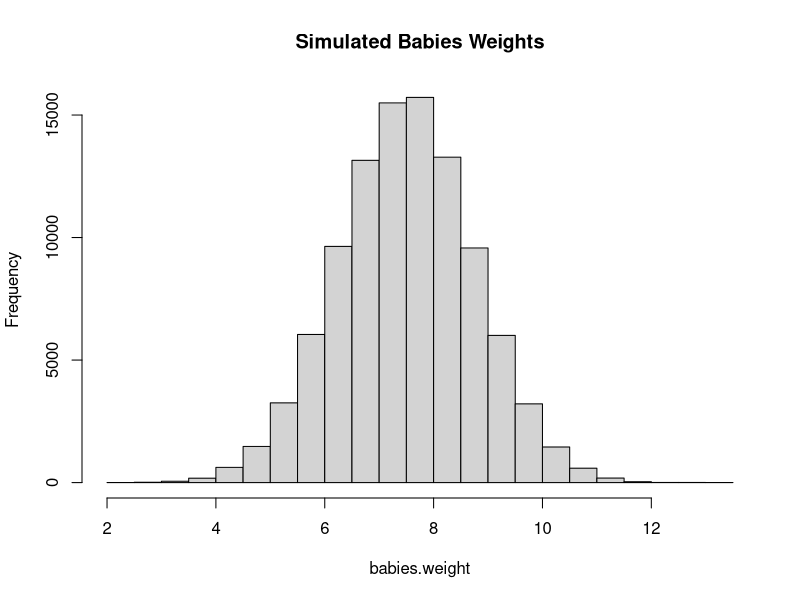
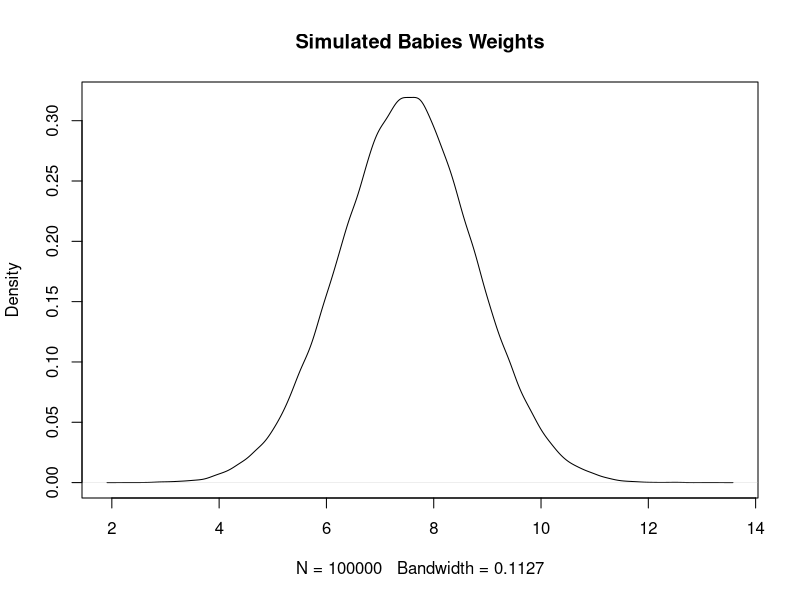
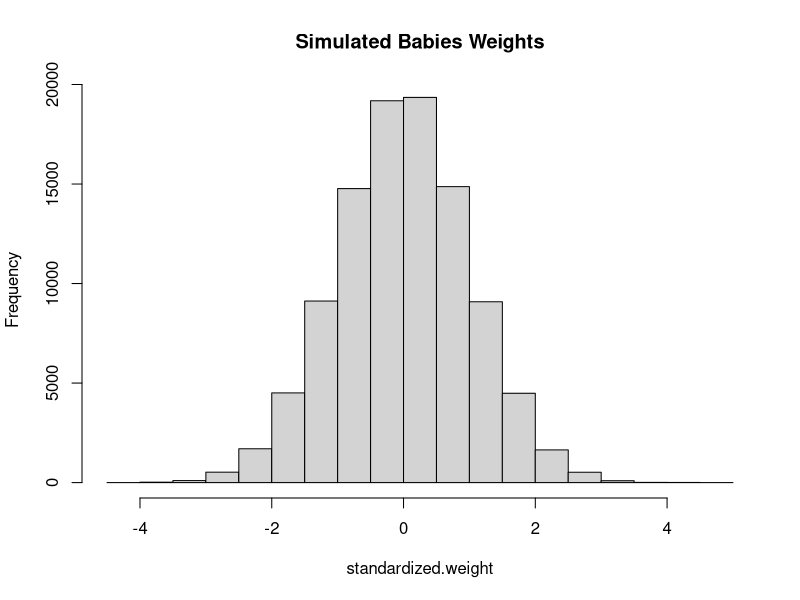
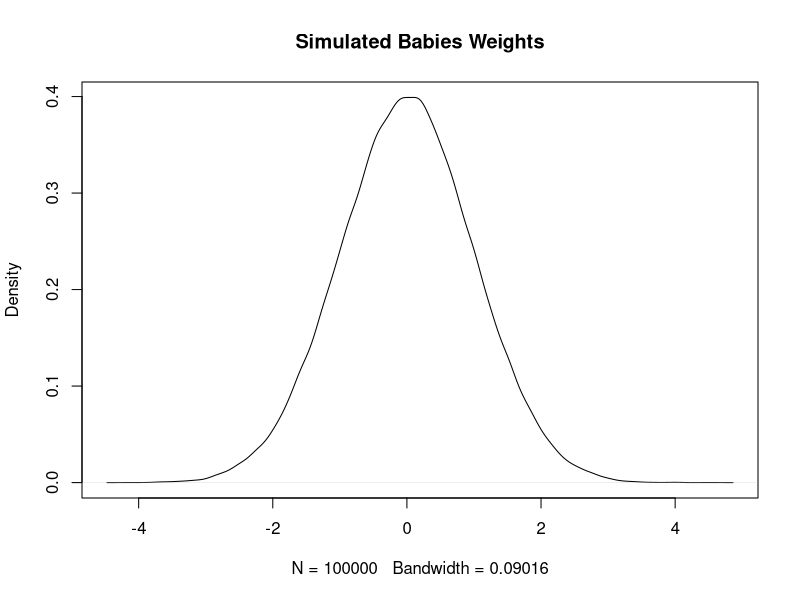
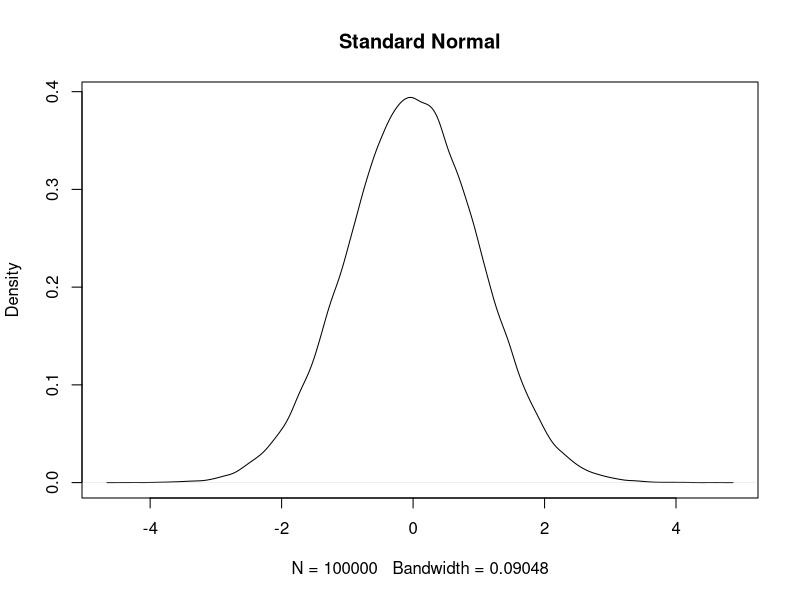
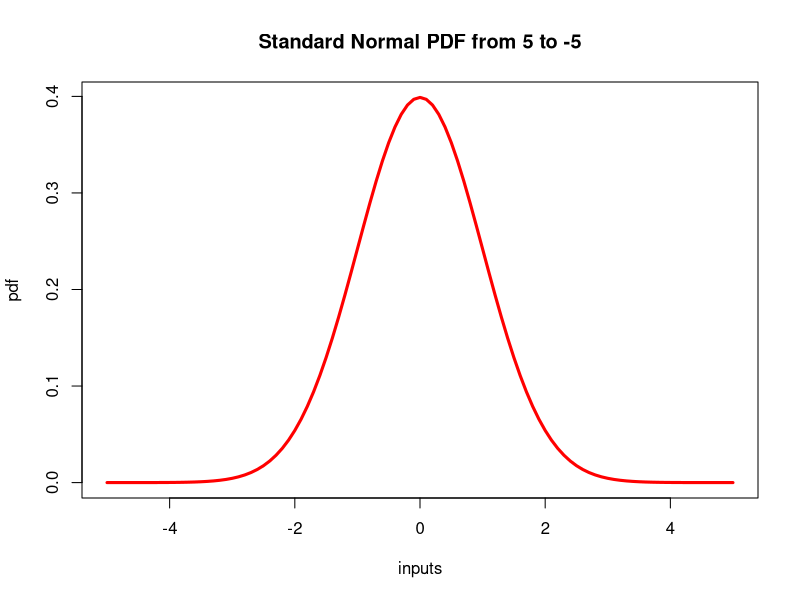
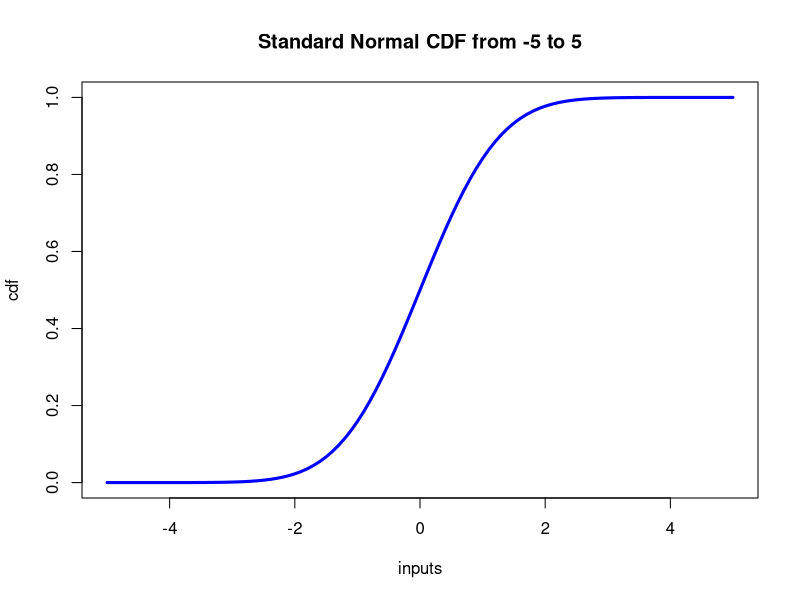
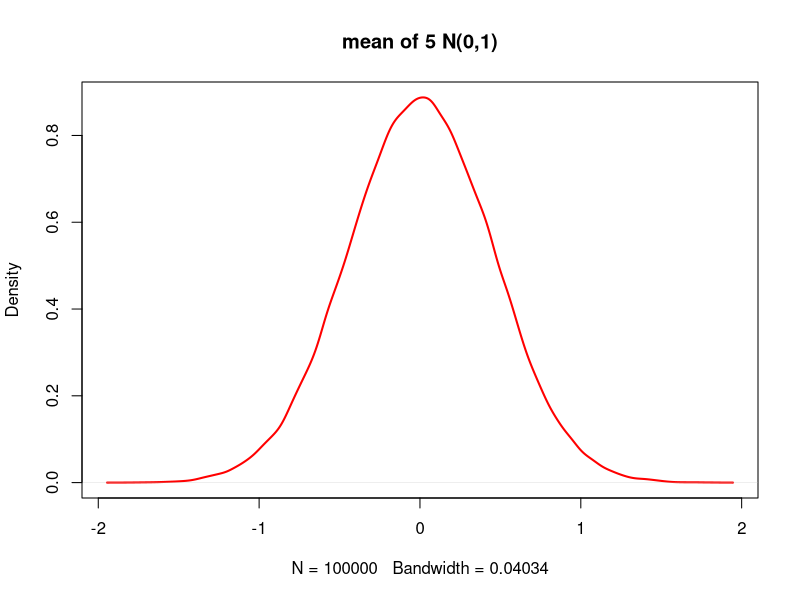

Source code (R) for these figures, in order: (Note: this script raises an error after producing the figures.)
## ---- chunk 1
dnorm(1, 5, 3)    #returns the pdf evaluated at a particular value for a Normal random variable
pnorm(1, 5,3)    #returns the probability of being <= to a particular value for a normal random variable
rnorm(1, 5, 3)    #generates one or more normal random variables

## ---- chunk 2
pnorm(5, 7.5, 1.25)
## ---- chunk 3
n<-100000
mu<-7.5
sd<-1.25
babies.weight<-rnorm(n, mu, sd)
sum(babies.weight<5)/n  #simulated probability
## ---- chunk 4

hist(babies.weight, main="Simulated Babies Weights")

plot(density(babies.weight), main="Simulated Babies Weights")

## ---- chunk 5

standardized.weight<- (babies.weight-mu)/sd

hist(standardized.weight, main="Simulated Babies Weights")

plot(density(standardized.weight), main="Simulated Babies Weights")

## ---- chunk 6

standard.normal<-rnorm(100000, 0,1)

plot(density(standard.normal), main="Standard Normal")

## ---- chunk 7

inputs<-seq(-5,5, by=.1)
pdf<-dnorm(inputs, 0,1)
cdf<-pnorm(inputs, 0, 1)


plot(inputs, pdf, type="l", main="Standard Normal PDF from 5 to -5", col="red", lwd=3)

plot(inputs, cdf, type="l", main="Standard Normal CDF from -5 to 5", col="blue", lwd=3)

## ---- chunk 8

rnormalz<-rnorm((100000*5))  #many independent normals with mean 0, variance of 1
rn.matrix<-matrix(rnormalz, ncol=5)  #putting the numbers in a matrix with 5 collumns

## ---- chunk 9

means<-apply(rn.matrix, 1, mean) # takes the median of each row of the rn.matrix 

plot(density(means), col="red", lwd=2, main="mean of 5 N(0,1)")

## ---- chunk 10

mean(means^2)-mean(means)^2

1/5

## ---- chunk 11
X<-rnorm(100000, 1,1)

plot(density(X), col="orange", lwd=2, main="X~N(1,1)")

lt.X<-3*X+4
plot(density(lt.X), col="green", lwd=2, main="3*X+4, X~N(1,1)")

mean(X*lt.X)-(mean(X)*mean(lt.X))  #Simulated Covariance
cov(X,lt.X)
## ---- chunk 12

mean(X*lt.X)-(mean(X)*mean(lt.X)) #Simulated Covariance X, 3X+4

mean(X^2)-mean(X)^2 #simulated variance of X

mean(lt.X^2)-mean(lt.X)^2 #simulated variance of X

#correlation

plot(X, lt.X, col="purple", main="X vs. 3*X+4")
cor(X,lt.X)
## ---- chunk 13
X<-rnorm(100000, 0,1)

plot(density(X), col="orange", lwd=2, main="X~N(0,1)")

X.sq<-X^2
plot(density(X.sq), col="green", lwd=2, main="X^2, X~N(0,1)")

mean(X*X.sq)-(mean(X)*mean(X.sq))  #Simulated Covariance
cov(X,X.Sq)
## ---- chunk 14

mean(X*X.sq)-(mean(X)*mean(X.sq)) #Simulated Covariance X, X^2

mean(X^2)-mean(X)^2 #simulated variance of X

mean(X.sq^2)-mean(X.sq)^2 #simulated variance of X

#correlation

plot(X, X.sq, col="purple", main="X vs. X^2")
cor(X,X.sq)
## ---- chunk 15

## ---- chunk 16

## ---- chunk 17

# Some variable definitions
mu1 <- 0  # mean of X 
mu2 <- 0  # mean of Y 
sig1 <- 1.25	# variance of X 
sig2 <- 1.25	# variance of Y
rho <- .0	# corr(x, y) correlation of X and Y try changing this around

# Some additional variables for x-axis and y-axis 
xm <- -3
xp <- 3
ym <- -3
yp <- 3

X <- seq(xm, xp, length= as.integer((xp + abs(xm)) * 10))  # vector series X
Y <- seq(ym, yp, length= as.integer((yp + abs(ym)) * 10))  # vector series Y

# Core function
bivariate <- function(X,Y){
	term1 <- 1 / (2 * pi * sig1 * sig2 * sqrt(1 - rho^2))
	term2 <- (X - mu1)^2 / sig1^2
	term3 <- -(2 * rho * (X - mu1)*(Y - mu2))/(sig1 * sig2)
	term4 <- (Y - mu2)^2 / sig2^2
	Z <- term2 + term3 + term4
	term5 <- term1 * exp((-Z / (2 *(1 - rho^2))))
	return (term5)
}

# Computes the density values
Z <- outer(X,Y,bivariate)

# Plot
persp(X, Y, Z, main = "Bivariate Normal Distribution",
		sub = bquote(bold(mu[1])==.(mu1)~", "~sigma[1]==.(sig1)~", "~mu[2]==.(mu2)~
		", "~sigma[2]==.(sig2)~", "~rho==.(rho)), zlab="Joint PDF",
		col="lightblue", theta = 30, phi = 45, r = 40, d = 0.1, expand = 0.5,
		ltheta = 90, lphi = 180, shade = 0.3, ticktype = "simple", nticks=5)

